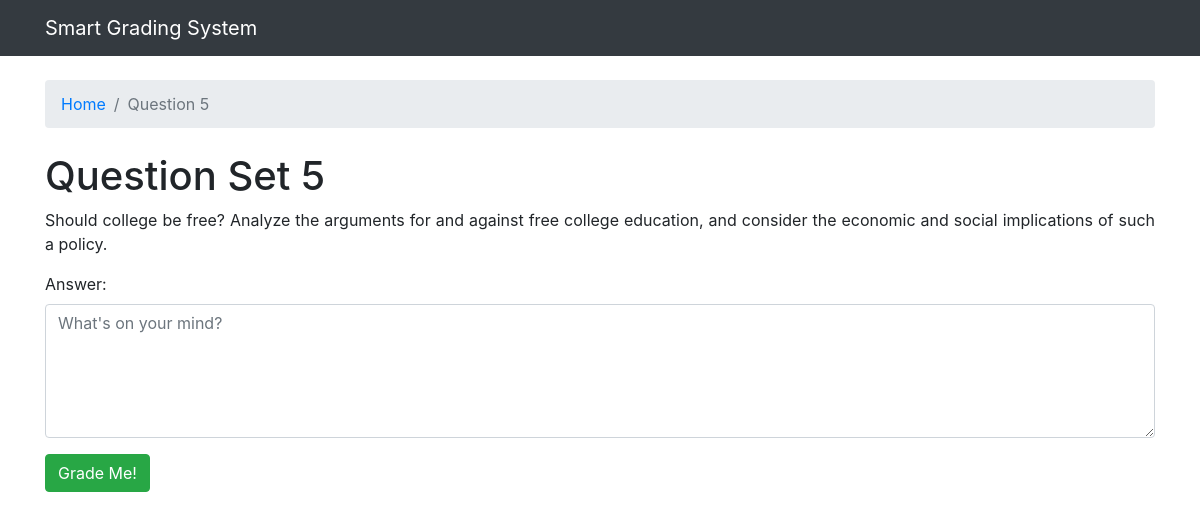
The app's page /5/ with its own data.
### grader/models.py (models this page shows, shortened)
class Question(models.Model):
    question_title = models.TextField(max_length=100000)
    set = models.IntegerField(unique=True)
    min_score = models.IntegerField()
    max_score = models.IntegerField()

### grader/views.py (the view)
# urls.py: path('<int:question_id>/', views.question, name='question'),
def question(request, question_id):
    question = get_object_or_404(Question, pk=question_id)
    if request.method == 'POST':
        form = AnswerForm(request.POST)
        if form.is_valid():
            content = form.cleaned_data.get('answer')
            if len(content) > 20:
                num_features = 300
                model = KeyedVectors.load_word2vec_format(os.path.join(current_path, "deep_learning_files/word2vec.bin"), binary=True)
                clean_test_essays = []
                clean_test_essays.append(essay_to_wordlist( content, remove_stopwords=True ))
                testDataVecs = getAvgFeatureVecs( clean_test_essays, model, num_features )
                testDataVecs = np.array(testDataVecs)
                testDataVecs = np.reshape(testDataVecs, (testDataVecs.shape[0], 1, testDataVecs.shape[1]))
                lstm_model = get_model()
                lstm_model.load_weights(os.path.join(current_path, "deep_learning_files/final_lstm.h5"))
                preds = float(lstm_model.predict(testDataVecs))
                if math.isnan(preds):
                    preds = 0
                else:
                    preds = np.around(preds)
                if preds < 0:
                    preds = 0
                if preds > int(question.max_score):
                    preds = question.max_score
            else:
                preds = 0
            K.clear_session()
            essay = Essay.objects.create(
                content=content,
                question=question,
                score=preds
            )
        return redirect('essay', question_id=question.set, essay_id=essay.id)
    else:
        form = AnswerForm()
    context = {
        "question": question,
        "form": form,
    }
    return render(request, 'grader/question.html', context)

### grader/forms.py
class AnswerForm(forms.ModelForm):
    answer = forms.CharField(max_length=100000, widget=forms.Textarea(attrs={'rows': 5, 'placeholder': "What's on your mind?"}))
    class Meta:
        model = Essay
        fields = ['answer']

### grader/templates/grader/question.html (shortened to what this page needs)
{% extends 'base.html' %}
{% load widget_tweaks %}
{% block breadcrumb %}
  <li class="breadcrumb-item active"><a href="{% url 'index' %}">Home</a></li>
  <li class="breadcrumb-item active">Question {{ question.set }}</li>
{% endblock %}
{% block content %}
{% if question %}
    <h1>Question Set {{ question.set }}</h1>
    <p class="text-justify">{{ question.question_title }}</p>
    <form method="post" novalidate>
        {% include 'includes/form.html' %}
        <button type="submit" class="btn btn-success">Grade Me!</button>
      </form>
{% else %}
    <h1>Error</h1>
{% endif %}
{% endblock %}

### records on screen
Question: set "5", question_title "Should college be free? Analyze the arguments for and against free college education, and consider the economic and social implications of such a policy."

### other values on screen
{{ field.label_tag }} "Answer:"
